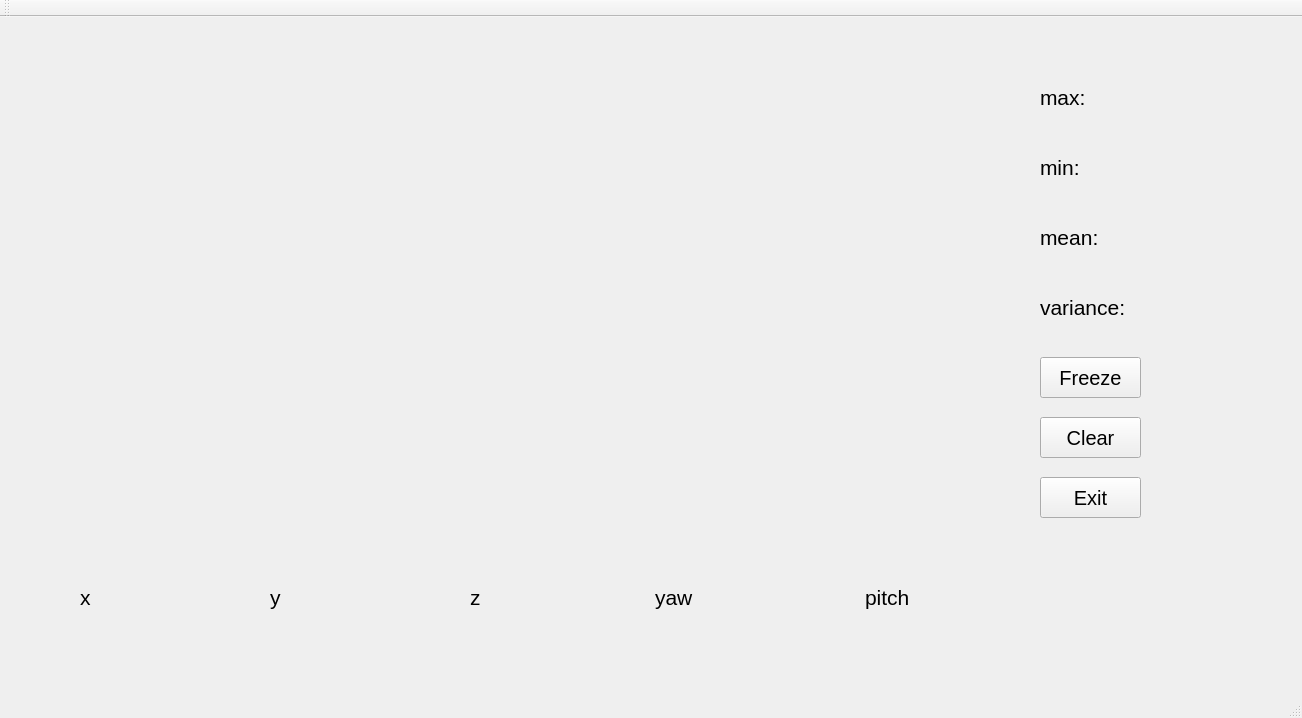
<?xml version="1.0" encoding="UTF-8"?>
<ui version="4.0">
 <class>MainWindow</class>
 <widget class="QMainWindow" name="MainWindow">
  <property name="geometry">
   <rect>
    <x>0</x>
    <y>0</y>
    <width>1302</width>
    <height>718</height>
   </rect>
  </property>
  <property name="font">
   <font>
    <pointsize>16</pointsize>
   </font>
  </property>
  <property name="windowTitle">
   <string>MainWindow</string>
  </property>
  <widget class="QWidget" name="centralWidget">
   <widget class="QCustomPlot" name="customPlot" native="true">
    <property name="geometry">
     <rect>
      <x>80</x>
      <y>60</y>
      <width>911</width>
      <height>451</height>
     </rect>
    </property>
   </widget>
   <widget class="QPushButton" name="btn_exit">
    <property name="geometry">
     <rect>
      <x>1040</x>
      <y>460</y>
      <width>101</width>
      <height>41</height>
     </rect>
    </property>
    <property name="font">
     <font>
      <pointsize>15</pointsize>
     </font>
    </property>
    <property name="text">
     <string>Exit</string>
    </property>
   </widget>
   <widget class="QPushButton" name="btn_freeze">
    <property name="geometry">
     <rect>
      <x>1040</x>
      <y>340</y>
      <width>101</width>
      <height>41</height>
     </rect>
    </property>
    <property name="font">
     <font>
      <pointsize>15</pointsize>
     </font>
    </property>
    <property name="text">
     <string>Freeze</string>
    </property>
   </widget>
   <widget class="QLabel" name="x_label">
    <property name="geometry">
     <rect>
      <x>80</x>
      <y>560</y>
      <width>16</width>
      <height>41</height>
     </rect>
    </property>
    <property name="font">
     <font>
      <pointsize>16</pointsize>
     </font>
    </property>
    <property name="text">
     <string>x</string>
    </property>
   </widget>
   <widget class="QLabel" name="y_label">
    <property name="geometry">
     <rect>
      <x>270</x>
      <y>560</y>
      <width>16</width>
      <height>41</height>
     </rect>
    </property>
    <property name="font">
     <font>
      <pointsize>16</pointsize>
     </font>
    </property>
    <property name="text">
     <string>y</string>
    </property>
   </widget>
   <widget class="QLabel" name="z_label">
    <property name="geometry">
     <rect>
      <x>470</x>
      <y>560</y>
      <width>16</width>
      <height>41</height>
     </rect>
    </property>
    <property name="font">
     <font>
      <pointsize>16</pointsize>
     </font>
    </property>
    <property name="text">
     <string>z</string>
    </property>
   </widget>
   <widget class="QLabel" name="yaw_label">
    <property name="geometry">
     <rect>
      <x>655</x>
      <y>560</y>
      <width>41</width>
      <height>41</height>
     </rect>
    </property>
    <property name="font">
     <font>
      <pointsize>16</pointsize>
     </font>
    </property>
    <property name="text">
     <string>yaw</string>
    </property>
   </widget>
   <widget class="QLabel" name="pitch_label">
    <property name="geometry">
     <rect>
      <x>865</x>
      <y>560</y>
      <width>51</width>
      <height>41</height>
     </rect>
    </property>
    <property name="font">
     <font>
      <pointsize>16</pointsize>
     </font>
    </property>
    <property name="text">
     <string>pitch</string>
    </property>
   </widget>
   <widget class="QLabel" name="var_lable">
    <property name="geometry">
     <rect>
      <x>1040</x>
      <y>270</y>
      <width>161</width>
      <height>41</height>
     </rect>
    </property>
    <property name="text">
     <string>variance:</string>
    </property>
   </widget>
   <widget class="QLabel" name="min_lable">
    <property name="geometry">
     <rect>
      <x>1040</x>
      <y>130</y>
      <width>151</width>
      <height>41</height>
     </rect>
    </property>
    <property name="text">
     <string>min:</string>
    </property>
   </widget>
   <widget class="QLabel" name="max_lable">
    <property name="geometry">
     <rect>
      <x>1040</x>
      <y>60</y>
      <width>151</width>
      <height>41</height>
     </rect>
    </property>
    <property name="text">
     <string>max:</string>
    </property>
   </widget>
   <widget class="QLabel" name="mean_lable">
    <property name="geometry">
     <rect>
      <x>1040</x>
      <y>200</y>
      <width>161</width>
      <height>41</height>
     </rect>
    </property>
    <property name="text">
     <string>mean:</string>
    </property>
   </widget>
   <widget class="QPushButton" name="btn_clear">
    <property name="geometry">
     <rect>
      <x>1040</x>
      <y>400</y>
      <width>101</width>
      <height>41</height>
     </rect>
    </property>
    <property name="font">
     <font>
      <pointsize>15</pointsize>
     </font>
    </property>
    <property name="text">
     <string>Clear</string>
    </property>
   </widget>
  </widget>
  <widget class="QMenuBar" name="menuBar">
   <property name="geometry">
    <rect>
     <x>0</x>
     <y>0</y>
     <width>1302</width>
     <height>37</height>
    </rect>
   </property>
  </widget>
  <widget class="QToolBar" name="mainToolBar">
   <attribute name="toolBarArea">
    <enum>TopToolBarArea</enum>
   </attribute>
   <attribute name="toolBarBreak">
    <bool>false</bool>
   </attribute>
  </widget>
  <widget class="QStatusBar" name="statusBar"/>
 </widget>
 <layoutdefault spacing="6" margin="11"/>
 <customwidgets>
  <customwidget>
   <class>QCustomPlot</class>
   <extends>QWidget</extends>
   <header>qcustomplot.h</header>
   <container>1</container>
  </customwidget>
 </customwidgets>
 <resources/>
 <connections>
  <connection>
   <sender>btn_exit</sender>
   <signal>clicked()</signal>
   <receiver>MainWindow</receiver>
   <slot>close()</slot>
   <hints>
    <hint type="sourcelabel">
     <x>1060</x>
     <y>605</y>
    </hint>
    <hint type="destinationlabel">
     <x>586</x>
     <y>336</y>
    </hint>
   </hints>
  </connection>
 </connections>
</ui>
